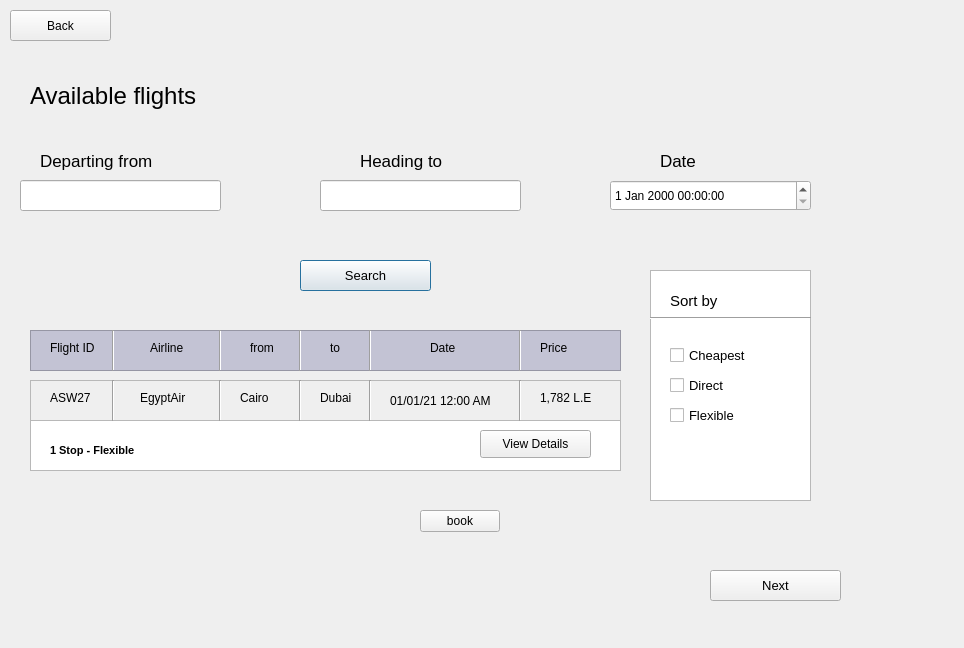
<?xml version="1.0" encoding="UTF-8"?>
<ui version="4.0">
 <class>availableflights</class>
 <widget class="QDialog" name="availableflights">
  <property name="geometry">
   <rect>
    <x>0</x>
    <y>0</y>
    <width>964</width>
    <height>648</height>
   </rect>
  </property>
  <property name="windowTitle">
   <string>Dialog</string>
  </property>
  <widget class="QLabel" name="label">
   <property name="geometry">
    <rect>
     <x>30</x>
     <y>70</y>
     <width>341</width>
     <height>51</height>
    </rect>
   </property>
   <property name="font">
    <font>
     <pointsize>18</pointsize>
    </font>
   </property>
   <property name="text">
    <string>Available flights</string>
   </property>
  </widget>
  <widget class="QLabel" name="label_2">
   <property name="geometry">
    <rect>
     <x>40</x>
     <y>140</y>
     <width>191</width>
     <height>41</height>
    </rect>
   </property>
   <property name="font">
    <font>
     <pointsize>13</pointsize>
    </font>
   </property>
   <property name="text">
    <string>Departing from</string>
   </property>
  </widget>
  <widget class="QLabel" name="label_3">
   <property name="geometry">
    <rect>
     <x>360</x>
     <y>140</y>
     <width>191</width>
     <height>41</height>
    </rect>
   </property>
   <property name="font">
    <font>
     <pointsize>13</pointsize>
    </font>
   </property>
   <property name="text">
    <string>Heading to </string>
   </property>
  </widget>
  <widget class="QLabel" name="label_4">
   <property name="geometry">
    <rect>
     <x>660</x>
     <y>140</y>
     <width>191</width>
     <height>41</height>
    </rect>
   </property>
   <property name="font">
    <font>
     <pointsize>13</pointsize>
    </font>
   </property>
   <property name="text">
    <string>Date</string>
   </property>
  </widget>
  <widget class="QDateTimeEdit" name="dateTimeEdit">
   <property name="geometry">
    <rect>
     <x>610</x>
     <y>180</y>
     <width>201</width>
     <height>31</height>
    </rect>
   </property>
   <property name="locale">
    <locale language="English" country="UnitedStates"/>
   </property>
  </widget>
  <widget class="QLineEdit" name="lineEdit">
   <property name="geometry">
    <rect>
     <x>320</x>
     <y>180</y>
     <width>201</width>
     <height>31</height>
    </rect>
   </property>
  </widget>
  <widget class="QLineEdit" name="lineEdit_2">
   <property name="geometry">
    <rect>
     <x>20</x>
     <y>180</y>
     <width>201</width>
     <height>31</height>
    </rect>
   </property>
  </widget>
  <widget class="QPushButton" name="pushButton">
   <property name="geometry">
    <rect>
     <x>300</x>
     <y>260</y>
     <width>131</width>
     <height>31</height>
    </rect>
   </property>
   <property name="font">
    <font>
     <pointsize>10</pointsize>
    </font>
   </property>
   <property name="text">
    <string>Search</string>
   </property>
  </widget>
  <widget class="QLabel" name="label_5">
   <property name="geometry">
    <rect>
     <x>670</x>
     <y>290</y>
     <width>101</width>
     <height>21</height>
    </rect>
   </property>
   <property name="font">
    <font>
     <pointsize>11</pointsize>
    </font>
   </property>
   <property name="text">
    <string>Sort by</string>
   </property>
  </widget>
  <widget class="QCheckBox" name="checkBox">
   <property name="geometry">
    <rect>
     <x>670</x>
     <y>340</y>
     <width>131</width>
     <height>31</height>
    </rect>
   </property>
   <property name="font">
    <font>
     <pointsize>10</pointsize>
    </font>
   </property>
   <property name="text">
    <string>Cheapest</string>
   </property>
  </widget>
  <widget class="QCheckBox" name="checkBox_2">
   <property name="geometry">
    <rect>
     <x>670</x>
     <y>370</y>
     <width>131</width>
     <height>31</height>
    </rect>
   </property>
   <property name="font">
    <font>
     <pointsize>10</pointsize>
    </font>
   </property>
   <property name="text">
    <string>Direct</string>
   </property>
  </widget>
  <widget class="QCheckBox" name="checkBox_3">
   <property name="geometry">
    <rect>
     <x>670</x>
     <y>400</y>
     <width>131</width>
     <height>31</height>
    </rect>
   </property>
   <property name="font">
    <font>
     <pointsize>10</pointsize>
    </font>
   </property>
   <property name="text">
    <string>Flexible</string>
   </property>
  </widget>
  <widget class="QTableView" name="tableView">
   <property name="geometry">
    <rect>
     <x>650</x>
     <y>270</y>
     <width>161</width>
     <height>231</height>
    </rect>
   </property>
  </widget>
  <widget class="Line" name="line">
   <property name="geometry">
    <rect>
     <x>650</x>
     <y>310</y>
     <width>161</width>
     <height>16</height>
    </rect>
   </property>
   <property name="orientation">
    <enum>Qt::Horizontal</enum>
   </property>
  </widget>
  <widget class="QListView" name="listView">
   <property name="geometry">
    <rect>
     <x>30</x>
     <y>330</y>
     <width>591</width>
     <height>41</height>
    </rect>
   </property>
   <property name="styleSheet">
    <string notr="true">background-color: rgb(195, 195, 212);</string>
   </property>
  </widget>
  <widget class="QLabel" name="label_6">
   <property name="geometry">
    <rect>
     <x>50</x>
     <y>340</y>
     <width>55</width>
     <height>16</height>
    </rect>
   </property>
   <property name="text">
    <string>Flight ID</string>
   </property>
  </widget>
  <widget class="QLabel" name="label_7">
   <property name="geometry">
    <rect>
     <x>150</x>
     <y>340</y>
     <width>55</width>
     <height>16</height>
    </rect>
   </property>
   <property name="text">
    <string>Airline</string>
   </property>
  </widget>
  <widget class="QLabel" name="label_8">
   <property name="geometry">
    <rect>
     <x>250</x>
     <y>340</y>
     <width>55</width>
     <height>16</height>
    </rect>
   </property>
   <property name="text">
    <string>from</string>
   </property>
  </widget>
  <widget class="QLabel" name="label_9">
   <property name="geometry">
    <rect>
     <x>330</x>
     <y>340</y>
     <width>55</width>
     <height>16</height>
    </rect>
   </property>
   <property name="text">
    <string>to</string>
   </property>
  </widget>
  <widget class="QLabel" name="label_10">
   <property name="geometry">
    <rect>
     <x>430</x>
     <y>340</y>
     <width>55</width>
     <height>16</height>
    </rect>
   </property>
   <property name="text">
    <string>Date</string>
   </property>
  </widget>
  <widget class="QLabel" name="label_11">
   <property name="geometry">
    <rect>
     <x>540</x>
     <y>340</y>
     <width>55</width>
     <height>16</height>
    </rect>
   </property>
   <property name="text">
    <string>Price</string>
   </property>
  </widget>
  <widget class="Line" name="line_2">
   <property name="geometry">
    <rect>
     <x>103</x>
     <y>330</y>
     <width>20</width>
     <height>41</height>
    </rect>
   </property>
   <property name="orientation">
    <enum>Qt::Vertical</enum>
   </property>
  </widget>
  <widget class="Line" name="line_3">
   <property name="geometry">
    <rect>
     <x>210</x>
     <y>330</y>
     <width>20</width>
     <height>41</height>
    </rect>
   </property>
   <property name="orientation">
    <enum>Qt::Vertical</enum>
   </property>
  </widget>
  <widget class="Line" name="line_4">
   <property name="geometry">
    <rect>
     <x>290</x>
     <y>330</y>
     <width>20</width>
     <height>41</height>
    </rect>
   </property>
   <property name="orientation">
    <enum>Qt::Vertical</enum>
   </property>
  </widget>
  <widget class="Line" name="line_5">
   <property name="geometry">
    <rect>
     <x>360</x>
     <y>330</y>
     <width>20</width>
     <height>41</height>
    </rect>
   </property>
   <property name="orientation">
    <enum>Qt::Vertical</enum>
   </property>
  </widget>
  <widget class="Line" name="line_6">
   <property name="geometry">
    <rect>
     <x>510</x>
     <y>330</y>
     <width>20</width>
     <height>41</height>
    </rect>
   </property>
   <property name="orientation">
    <enum>Qt::Vertical</enum>
   </property>
  </widget>
  <widget class="QLabel" name="label_12">
   <property name="geometry">
    <rect>
     <x>50</x>
     <y>390</y>
     <width>55</width>
     <height>16</height>
    </rect>
   </property>
   <property name="text">
    <string>ASW27</string>
   </property>
  </widget>
  <widget class="QLabel" name="label_13">
   <property name="geometry">
    <rect>
     <x>320</x>
     <y>390</y>
     <width>55</width>
     <height>16</height>
    </rect>
   </property>
   <property name="text">
    <string>Dubai</string>
   </property>
  </widget>
  <widget class="Line" name="line_7">
   <property name="geometry">
    <rect>
     <x>510</x>
     <y>380</y>
     <width>20</width>
     <height>41</height>
    </rect>
   </property>
   <property name="orientation">
    <enum>Qt::Vertical</enum>
   </property>
  </widget>
  <widget class="QLabel" name="label_14">
   <property name="geometry">
    <rect>
     <x>240</x>
     <y>390</y>
     <width>55</width>
     <height>16</height>
    </rect>
   </property>
   <property name="text">
    <string>Cairo</string>
   </property>
  </widget>
  <widget class="Line" name="line_8">
   <property name="geometry">
    <rect>
     <x>290</x>
     <y>380</y>
     <width>20</width>
     <height>41</height>
    </rect>
   </property>
   <property name="orientation">
    <enum>Qt::Vertical</enum>
   </property>
  </widget>
  <widget class="Line" name="line_9">
   <property name="geometry">
    <rect>
     <x>103</x>
     <y>380</y>
     <width>20</width>
     <height>41</height>
    </rect>
   </property>
   <property name="orientation">
    <enum>Qt::Vertical</enum>
   </property>
  </widget>
  <widget class="Line" name="line_10">
   <property name="geometry">
    <rect>
     <x>360</x>
     <y>380</y>
     <width>20</width>
     <height>41</height>
    </rect>
   </property>
   <property name="orientation">
    <enum>Qt::Vertical</enum>
   </property>
  </widget>
  <widget class="QLabel" name="label_15">
   <property name="geometry">
    <rect>
     <x>140</x>
     <y>390</y>
     <width>55</width>
     <height>16</height>
    </rect>
   </property>
   <property name="text">
    <string>EgyptAir</string>
   </property>
  </widget>
  <widget class="Line" name="line_11">
   <property name="geometry">
    <rect>
     <x>210</x>
     <y>380</y>
     <width>20</width>
     <height>41</height>
    </rect>
   </property>
   <property name="orientation">
    <enum>Qt::Vertical</enum>
   </property>
  </widget>
  <widget class="QLabel" name="label_16">
   <property name="geometry">
    <rect>
     <x>540</x>
     <y>390</y>
     <width>55</width>
     <height>16</height>
    </rect>
   </property>
   <property name="text">
    <string>1,782 L.E</string>
   </property>
  </widget>
  <widget class="QLabel" name="label_17">
   <property name="geometry">
    <rect>
     <x>390</x>
     <y>390</y>
     <width>121</width>
     <height>21</height>
    </rect>
   </property>
   <property name="text">
    <string>01/01/21 12:00 AM</string>
   </property>
  </widget>
  <widget class="QListView" name="listView_2">
   <property name="geometry">
    <rect>
     <x>30</x>
     <y>380</y>
     <width>591</width>
     <height>41</height>
    </rect>
   </property>
   <property name="styleSheet">
    <string notr="true">background-color: rgb(239, 239, 239);</string>
   </property>
  </widget>
  <widget class="QListView" name="listView_3">
   <property name="geometry">
    <rect>
     <x>30</x>
     <y>420</y>
     <width>591</width>
     <height>51</height>
    </rect>
   </property>
  </widget>
  <widget class="QPushButton" name="pushButton_2">
   <property name="geometry">
    <rect>
     <x>480</x>
     <y>430</y>
     <width>111</width>
     <height>28</height>
    </rect>
   </property>
   <property name="text">
    <string>View Details</string>
   </property>
  </widget>
  <widget class="QLabel" name="label_18">
   <property name="geometry">
    <rect>
     <x>50</x>
     <y>440</y>
     <width>141</width>
     <height>21</height>
    </rect>
   </property>
   <property name="font">
    <font>
     <pointsize>8</pointsize>
     <weight>75</weight>
     <bold>true</bold>
    </font>
   </property>
   <property name="text">
    <string>1 Stop - Flexible</string>
   </property>
  </widget>
  <widget class="QPushButton" name="pushButton_3">
   <property name="geometry">
    <rect>
     <x>710</x>
     <y>570</y>
     <width>131</width>
     <height>31</height>
    </rect>
   </property>
   <property name="font">
    <font>
     <pointsize>10</pointsize>
    </font>
   </property>
   <property name="text">
    <string>Next</string>
   </property>
  </widget>
  <widget class="QPushButton" name="usermain">
   <property name="geometry">
    <rect>
     <x>10</x>
     <y>10</y>
     <width>101</width>
     <height>31</height>
    </rect>
   </property>
   <property name="font">
    <font>
     <pointsize>9</pointsize>
    </font>
   </property>
   <property name="text">
    <string>Back</string>
   </property>
  </widget>
  <widget class="QPushButton" name="book">
   <property name="geometry">
    <rect>
     <x>420</x>
     <y>510</y>
     <width>80</width>
     <height>22</height>
    </rect>
   </property>
   <property name="text">
    <string>book</string>
   </property>
  </widget>
  <zorder>listView_3</zorder>
  <zorder>listView_2</zorder>
  <zorder>tableView</zorder>
  <zorder>label</zorder>
  <zorder>label_2</zorder>
  <zorder>label_3</zorder>
  <zorder>label_4</zorder>
  <zorder>dateTimeEdit</zorder>
  <zorder>lineEdit</zorder>
  <zorder>lineEdit_2</zorder>
  <zorder>pushButton</zorder>
  <zorder>label_5</zorder>
  <zorder>checkBox</zorder>
  <zorder>checkBox_2</zorder>
  <zorder>checkBox_3</zorder>
  <zorder>line</zorder>
  <zorder>listView</zorder>
  <zorder>label_6</zorder>
  <zorder>label_7</zorder>
  <zorder>label_8</zorder>
  <zorder>label_9</zorder>
  <zorder>label_10</zorder>
  <zorder>label_11</zorder>
  <zorder>line_2</zorder>
  <zorder>line_3</zorder>
  <zorder>line_4</zorder>
  <zorder>line_5</zorder>
  <zorder>line_6</zorder>
  <zorder>label_12</zorder>
  <zorder>label_13</zorder>
  <zorder>line_7</zorder>
  <zorder>label_14</zorder>
  <zorder>line_8</zorder>
  <zorder>line_9</zorder>
  <zorder>line_10</zorder>
  <zorder>label_15</zorder>
  <zorder>line_11</zorder>
  <zorder>label_16</zorder>
  <zorder>label_17</zorder>
  <zorder>pushButton_2</zorder>
  <zorder>label_18</zorder>
  <zorder>pushButton_3</zorder>
  <zorder>usermain</zorder>
  <zorder>book</zorder>
 </widget>
 <resources/>
 <connections/>
</ui>
